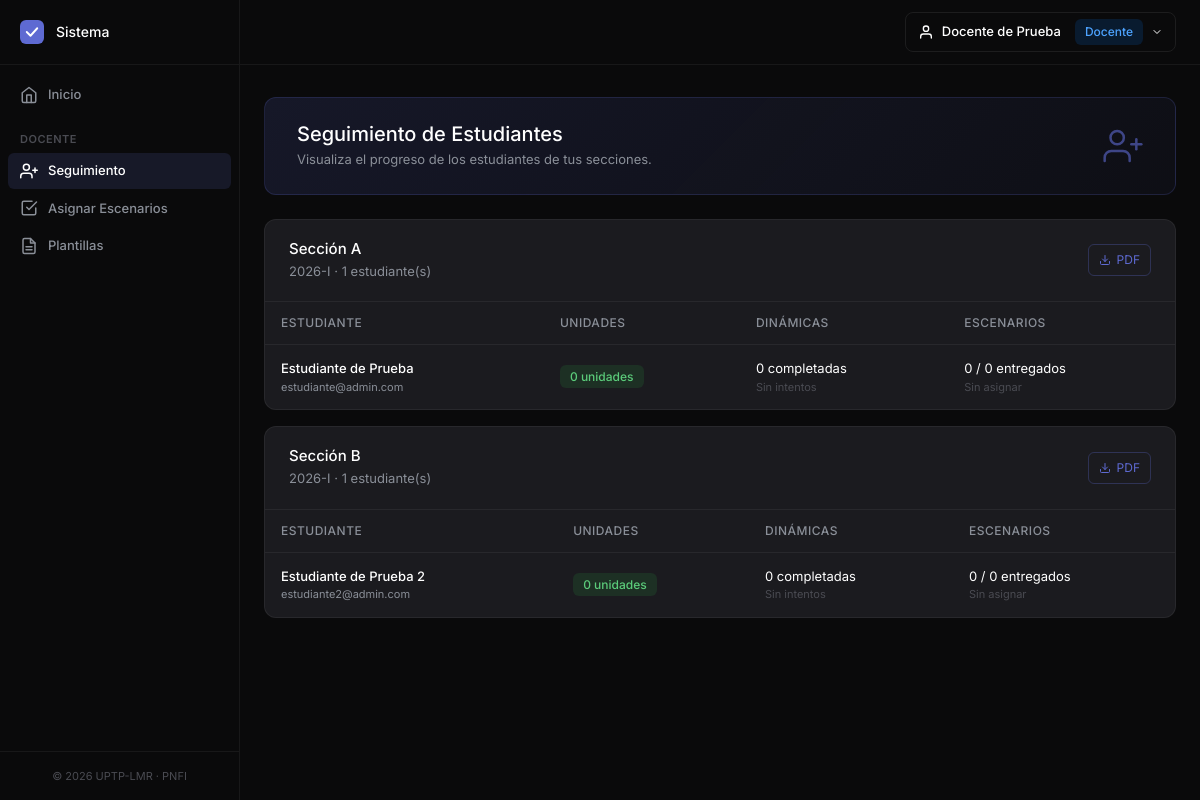
The app's page /seguimiento (signed in) with its own data.
### tables this page shows
CREATE TABLE `seccion` (
  `id` int NOT NULL,
  `nombre` varchar(80) NOT NULL,
  `id_periodo` int NOT NULL,
  `created_at` datetime NOT NULL DEFAULT CURRENT_TIMESTAMP
);

CREATE TABLE `periodo_academico` (
  `id` int NOT NULL,
  `nombre` varchar(80) NOT NULL,
  `fecha_inicio` date NOT NULL,
  `fecha_fin` date NOT NULL,
  `estado` tinyint NOT NULL DEFAULT 1 COMMENT '1=activo, 2=cerrado',
  `created_at` datetime NOT NULL DEFAULT CURRENT_TIMESTAMP
);

CREATE TABLE `usuario` (
  `id` int NOT NULL,
  `nombre` varchar(100) NOT NULL,
  `correo` varchar(100) NOT NULL,
  `telefono` int NOT NULL,
  `clave` varchar(300) NOT NULL,
  `rol` int NOT NULL,
  `estado` int NOT NULL
);

### controller/SeguimientoController.php (called while the page is built, shortened)
<?php
require_once __DIR__ . '/../core/Auth.php';
class SeguimientoController extends Controller
{
    public function index()
    {
        $seccionModel = $this->model('Seccion');
        $db = \Database::getInstance();
        $idDocente = Auth::id();
        $secciones = $seccionModel->seccionesPorDocente($idDocente);
        $data = [];
        foreach ($secciones as $s) {
            $sql = "SELECT u.id, u.nombre, u.correo,
                           (SELECT COUNT(*) FROM progreso_unidad pu
                            INNER JOIN unidad un ON un.id = pu.id_unidad
                            WHERE pu.id_estudiante = u.id AND un.estado = 1) AS unidades_completadas,
                           (SELECT COUNT(DISTINCT i.id_dinamica) FROM intento_dinamica i
                            WHERE i.id_estudiante = u.id AND i.fecha_fin IS NOT NULL) AS dinamicas_completadas,
                           (SELECT AVG(i.calificacion) FROM intento_dinamica i
                            WHERE i.id_estudiante = u.id AND i.fecha_fin IS NOT NULL) AS promedio_dinamicas,
                           (SELECT COUNT(*) FROM asignacion_escenario a
                            WHERE a.id_estudiante = u.id AND a.id_seccion = es.id_seccion) AS escenarios_asignados,
                           (SELECT COUNT(*) FROM asignacion_escenario a
                            INNER JOIN entrega_escenario en ON en.id_asignacion = a.id
                            WHERE a.id_estudiante = u.id AND a.id_seccion = es.id_seccion) AS escenarios_entregados,
                           (SELECT AVG(ev.calificacion) FROM evaluacion_escenario ev
                            INNER JOIN entrega_escenario en ON en.id = ev.id_entrega
                            INNER JOIN asignacion_escenario a ON a.id = en.id_asignacion
                            WHERE a.id_estudiante = u.id AND a.id_seccion = es.id_seccion) AS promedio_escenarios
                    FROM estudiante_seccion es
                    INNER JOIN usuario u ON u.id = es.id_estudiante
                    WHERE es.id_seccion = ? AND u.estado = 1
                    ORDER BY u.nombre";
            $estudiantes = $db->fetchAll($sql, [$s['id']]);
            $data[] = [
                'seccion'     => $s,
                'estudiantes' => $estudiantes
            ];
        }
        $this->render('seguimiento/index', [
            'titulo'     => 'Seguimiento de Estudiantes',
            'menuActivo' => 'seguimiento',
            'secciones'  => $data
        ]);
    }
}

### core/Router.php (called while the page is built, shortened)
<?php
class Router
{
    private $controller = 'LoginController';
    private $method = 'index';
    private $params = [];
    public function __construct($url)
    {
        $url = $this->parseUrl($url);
        if (!empty($url[0])) {
            $controllerName = ucfirst($url[0]) . 'Controller';
            $controllerFile = __DIR__ . '/../controller/' . $controllerName . '.php';
            if (file_exists($controllerFile)) {
                $this->controller = $controllerName;
                unset($url[0]);
            }
        }
        $this->controller = new $this->controller;
        $this->params = $url ? array_values($url) : [];
    }
    public function run()
    {
        call_user_func_array([$this->controller, $this->method], $this->params);
    }
    private function parseUrl($url)
    {
        if (isset($url)) {
            return explode('/', filter_var(rtrim($url, '/'), FILTER_SANITIZE_URL));
        }
        return [];
    }
}

### core/App.php (called while the page is built, shortened)
<?php
require_once __DIR__ . '/Router.php';
require_once __DIR__ . '/Controller.php';
require_once __DIR__ . '/Model.php';
require_once __DIR__ . '/Auth.php';
class App
{
    public function __construct()
    {
        $url = isset($_GET['url']) ? $_GET['url'] : '';
        $router = new Router($url);
        $router->run();
    }
}

### index.php (called while the page is built, shortened)
<?php
require_once __DIR__ . '/core/App.php';
$app = new App();

### model/Database.php (called while the page is built, shortened)
<?php
class Database
{
    private static $instance = null;
    private $pdo;
    private function __construct()
    {
        try {
            $dsn = "mysql:host=" . DB_HOST . ";dbname=" . DB_NAME . ";charset=" . DB_CHARSET;
            $options = [
                PDO::ATTR_ERRMODE            => PDO::ERRMODE_EXCEPTION,
                PDO::ATTR_DEFAULT_FETCH_MODE => PDO::FETCH_ASSOC,
                PDO::ATTR_EMULATE_PREPARES   => false,
            ];
            $this->pdo = new PDO($dsn, DB_USER, DB_PASS, $options);
        } catch (PDOException $e) {
            throw new Exception("Error de conexión a la base de datos: " . $e->getMessage());
        }
    }
    public static function getInstance()
    {
        if (self::$instance === null) {
            self::$instance = new self();
        }
        return self::$instance;
    }
    public function query($sql, $params = [])
    {
        $stmt = $this->pdo->prepare($sql);
        $stmt->execute($params);
        return $stmt;
    }
    public function fetchAll($sql, $params = [])
    {
        return $this->query($sql, $params)->fetchAll();
    }
}

### core/Auth.php (called while the page is built, shortened)
<?php
class Auth
{
    public static function id()
    {
        return $_SESSION['usuario']['id'] ?? null;
    }
}

### core/Model.php (called while the page is built, shortened)
<?php
require_once __DIR__ . '/../model/Database.php';
class Model
{
    public function __construct()
    {
        $this->db = Database::getInstance();
    }
}

### model/Seccion.php (called while the page is built, shortened)
<?php
class Seccion extends Model
{
    public function seccionesPorDocente($idDocente)
    {
        $sql = "SELECT DISTINCT s.*, p.nombre AS periodo
                FROM seccion_materia sm
                INNER JOIN seccion s ON s.id = sm.id_seccion
                INNER JOIN periodo_academico p ON p.id = s.id_periodo
                WHERE sm.id_docente = ?
                ORDER BY s.nombre";
        return $this->db->fetchAll($sql, [$idDocente]);
    }
}

### view/seguimiento/index.php (the view)
<div class="welcome-banner">
    <div class="welcome-text">
        <h2>Seguimiento de Estudiantes</h2>
        <p>Visualiza el progreso de los estudiantes de tus secciones.</p>
    </div>
    <div class="welcome-icon">
        <svg width="40" height="40" viewBox="0 0 24 24" fill="none" stroke="currentColor" stroke-width="1.5" stroke-linecap="round" stroke-linejoin="round"><path d="M16 21v-2a4 4 0 0 0-4-4H5a4 4 0 0 0-4 4v2"/><circle cx="8.5" cy="7" r="4"/><path d="M20 8v6"/><path d="M23 11h-6"/></svg>
    </div>
</div>
<?php if (empty($secciones)): ?>
    <div class="card-custom">
        <div class="card-body-custom">
            <div class="empty-state">
                <svg width="48" height="48" viewBox="0 0 24 24" fill="none" stroke="currentColor" stroke-width="1.5" stroke-linecap="round" stroke-linejoin="round" style="color: #2A2B32; margin-bottom: 16px;"><path d="M17 21v-2a4 4 0 0 0-4-4H5a4 4 0 0 0-4 4v2"/><circle cx="9" cy="7" r="4"/><path d="M23 21v-2a4 4 0 0 0-3-3.87"/><path d="M16 3.13a4 4 0 0 1 0 7.75"/></svg>
                <h5>No tienes secciones asignadas</h5>
                <p>Pide al administrador que te asigne a una sección para empezar a ver estudiantes.</p>
            </div>
        </div>
    </div>
<?php else: ?>
    <?php foreach ($secciones as $bloque):
        $s = $bloque['seccion'];
        $estudiantes = $bloque['estudiantes'];
    ?>
        <div class="card-custom" style="margin-bottom: 16px;">
            <div class="card-header-custom">
                <div style="display: flex; align-items: center; justify-content: space-between;">
                    <div>
                        <h4><?= htmlspecialchars($s['nombre']) ?></h4>
                        <p style="color:#8A8F98; font-size:13px; margin: 4px 0 0;"><?= htmlspecialchars($s['periodo']) ?> &middot; <?= count($estudiantes) ?> estudiante(s)</p>
                    </div>
                    <?php if (!empty($estudiantes)): ?>
                        <a href="<?= BASE_URL ?>reporte/reporteSeccion/<?= $this->encodeId($s['id']) ?>" target="_blank" class="btn-outline-primary btn-sm-custom" style="text-decoration: none; display: inline-flex; align-items: center; gap: 6px;">
                            <svg width="12" height="12" viewBox="0 0 24 24" fill="none" stroke="currentColor" stroke-width="2" stroke-linecap="round" stroke-linejoin="round"><path d="M21 15v4a2 2 0 0 1-2 2H5a2 2 0 0 1-2-2v-4"/><polyline points="7 10 12 15 17 10"/><line x1="12" y1="15" x2="12" y2="3"/></svg>
                            PDF
                        </a>
                    <?php endif; ?>
                </div>
            </div>
            <div class="card-body-custom" style="padding: 0;">
                <?php if (empty($estudiantes)): ?>
                    <p style="text-align:center; color:#4A4B52; padding: 32px; font-size: 13px;">Esta sección aún no tiene estudiantes asignados.</p>
                <?php else: ?>
                    <div class="table-responsive">
                        <table class="table table-custom">
                            <thead>
                                <tr>
                                    <th>Estudiante</th>
                                    <th>Unidades</th>
                                    <th>Dinámicas</th>
                                    <th>Escenarios</th>
                                </tr>
                            </thead>
                            <tbody>
                                <?php foreach ($estudiantes as $e):
                                    $unidades = (int)$e['unidades_completadas'];
                                    $dinamicas = (int)$e['dinamicas_completadas'];
                                    $escAsig = (int)$e['escenarios_asignados'];
                                    $escEnt = (int)$e['escenarios_entregados'];
                                    $promDin = $e['promedio_dinamicas'] !== null ? (float)$e['promedio_dinamicas'] : null;
                                    $promEsc = $e['promedio_escenarios'] !== null ? (float)$e['promedio_escenarios'] : null;
                                ?>
                                    <tr>
                                        <td data-label="Estudiante">
                                            <div style="color: #FFFFFF; font-size: 13px; font-weight: 500;"><?= htmlspecialchars($e['nombre']) ?></div>
                                            <div style="color: #8A8F98; font-size: 11px;"><?= htmlspecialchars($e['correo']) ?></div>
                                        </td>
                                        <td data-label="Unidades">
                                            <span class="badge-rol badge-estudiante"><?= $unidades ?> unidades</span>
                                        </td>
                                        <td data-label="Dinámicas">
                                            <div style="color: #FFFFFF; font-size: 13px;"><?= $dinamicas ?> completadas</div>
                                            <?php if ($promDin !== null): ?>
                                                <div style="color: <?= $promDin >= 70 ? '#5BCB7A' : '#FF9800' ?>; font-size: 11px;">Prom: <?= number_format($promDin, 1) ?>%</div>
                                            <?php else: ?>
                                                <div style="color: #4A4B52; font-size: 11px;">Sin intentos</div>
                                            <?php endif; ?>
                                        </td>
                                        <td data-label="Escenarios">
                                            <div style="color: #FFFFFF; font-size: 13px;"><?= $escEnt ?> / <?= $escAsig ?> entregados</div>
                                            <?php if ($promEsc !== null): ?>
                                                <div style="color: #5BCB7A; font-size: 11px;">Prom: <?= number_format($promEsc, 1) ?></div>
                                            <?php elseif ($escAsig > 0): ?>
                                                <div style="color: #FFC107; font-size: 11px;">Pendiente entregas</div>
                                            <?php else: ?>
                                                <div style="color: #4A4B52; font-size: 11px;">Sin asignar</div>
                                            <?php endif; ?>
                                        </td>
                                    </tr>
                                <?php endforeach; ?>
                            </tbody>
                        </table>
                    </div>
                <?php endif; ?>
            </div>
        </div>
    <?php endforeach; ?>
<?php endif; ?>

### resource/css/estilos.css (style rules this page uses)
* { margin: 0; padding: 0; box-sizing: border-box; }
body { font-family: 'Inter', -apple-system, BlinkMacSystemFont, sans-serif; background: #0A0A0B; color: #FFFFFF; overflow-x: hidden; }
.card-custom { background: #1B1B1F; border: 1px solid rgba(255, 255, 255, 0.06); border-radius: 12px; overflow: hidden; --bs-card-bg: #1B1B1F; --bs-card-border-color: rgba(255, 255, 255, 0.06); }
.card-header-custom { background: transparent; padding: 20px 24px; border-bottom: 1px solid rgba(255, 255, 255, 0.06); }
.card-header-custom h4 { font-weight: 500; margin: 0; font-size: 15px; color: #FFFFFF; }
.card-body-custom { padding: 24px; }
.table-responsive { border-radius: 8px; overflow: hidden; background: transparent !important; }
.table-custom { margin-bottom: 0; color: #FFFFFF; --bs-table-bg: transparent; --bs-table-striped-bg: transparent; --bs-table-hover-bg: rgba(255, 255, 255, 0.02); }
.table-custom thead th { background: rgba(255, 255, 255, 0.03); color: #8A8F98; font-weight: 500; font-size: 12px; border-bottom: 1px solid rgba(255, 255, 255, 0.06); padding: 12px 16px; text-transform: uppercase; letter-spacing: 0.5px; }
.table-custom tbody td { padding: 14px 16px; vertical-align: middle; font-size: 13px; border-bottom: 1px solid rgba(255, 255, 255, 0.04); color: #FFFFFF; }
.table-custom tbody tr:last-child td { border-bottom: none; }
.table > :not(caption) > * > * { background-color: transparent !important; color: #FFFFFF; box-shadow: none !important; }
.badge-rol { padding: 4px 10px; border-radius: 6px; font-size: 12px; font-weight: 500; }
.badge-estudiante { background: rgba(40, 167, 69, 0.15); color: #5BCB7A; }
.btn-sm-custom { padding: 6px 10px; border-radius: 6px; font-size: 12px; transition: all 0.15s ease; }
.btn-outline-primary { background: transparent; border: 1px solid rgba(94, 106, 210, 0.3); color: #5E6AD2; }
.welcome-banner { background: linear-gradient(135deg, rgba(94, 106, 210, 0.15) 0%, rgba(94, 106, 210, 0.05) 100%); border: 1px solid rgba(94, 106, 210, 0.2); border-radius: 12px; padding: 24px 32px; margin-bottom: 24px; display: flex; align-items: center; justify-content: space-between; }
.welcome-text h2 { color: #FFFFFF; font-size: 20px; font-weight: 500; margin: 0 0 4px; }
.welcome-text p { color: #8A8F98; font-size: 13px; margin: 0; }
.welcome-icon { color: #5E6AD2; opacity: 0.6; }

### records on screen
seccion: nombre "Sección A", id_periodo.nombre "2026-I", count($estudiantes) "1"
usuario: nombre "Estudiante de Prueba", correo "estudiante@admin.com", unidades "0", dinamicas "0", escEnt "0", escAsig "0"
seccion: nombre "Sección B", id_periodo.nombre "2026-I", count($estudiantes) "1"
usuario: nombre "Estudiante de Prueba 2", correo "estudiante2@admin.com", unidades "0", dinamicas "0", escEnt "0", escAsig "0"
